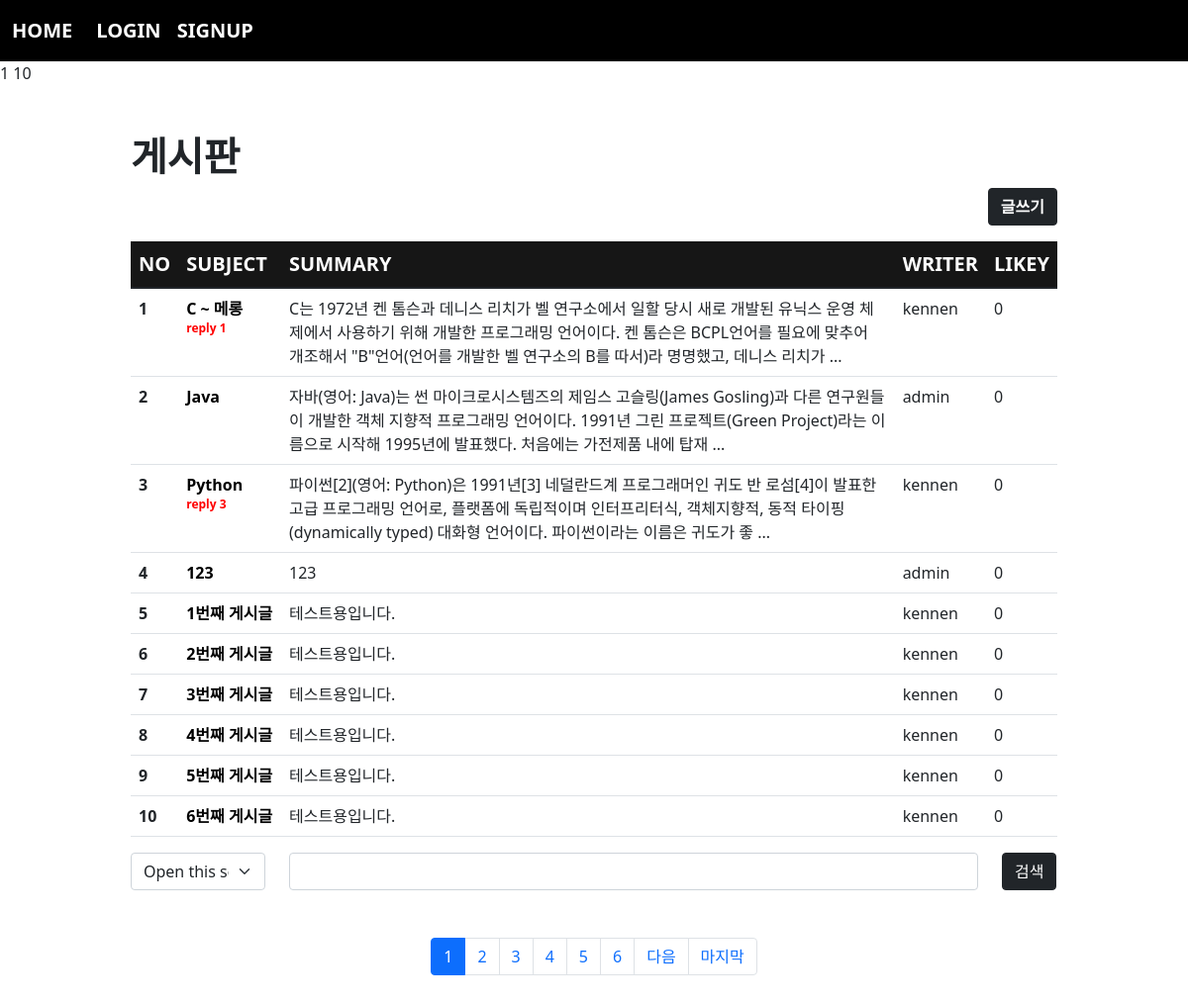
The app's page /board/index/ with its own data.
### board/models.py (models this page shows, shortened)
class Board(models.Model):
    subject = models.CharField(max_length=200)
    writer = models.ForeignKey(User, on_delete=models.CASCADE, related_name="writer")
    content = models.TextField()
    likey = models.ManyToManyField(User, blank=True, related_name="likey")
    pubdate = models.DateTimeField()
    def summary(self):
        if len(self.content) > 150:
            return f"{self.content[:150]}    ..."
        return self.content

### acc/models.py (models this page shows, shortened)
class User(AbstractUser):
    comment = models.TextField()
    age = models.IntegerField(default=0)
    point = models.IntegerField(default=0)
    pic = models.ImageField(upload_to="acc/%y/%m")

### board/views.py (the view)
# urls.py: path('index/', views.index, name="index"),
def index(request):
    pg = request.GET.get("page", 1)
    b = Board.objects.all()
    pag = Paginator(b,10)
    obj = pag.get_page(pg)
    context = {
        "blist" : obj
    }
    return render(request, "board/index.html", context)

### template/board/index.html (shortened to what this page needs)
{% extends 'base.html' %}
{% block con %}
    {{ blist.start_index }}
    {{ blist.end_index }}
    <div class="container mt-5 mb-5" style="width: 80%;">
        <h1><b>게시판</b></h1>
        <div class="text-end">
            <a href="{% url 'board:create' %}" class="btn btn-dark" style="font-weight: bold;">글쓰기</a>
        </div>
        <table class="table table-hover mt-3">
            <thead style="background-color: rgba(0, 0, 0, 0.913); color:white; font-weight: bold; font-size: 20px;">
                <tr>
                    <th scope="col">NO</th>
                    <th scope="col">SUBJECT</th>
                    <th scope="col">SUMMARY</th>
                    <th scope="col">WRITER</th>
                    <th scope="col">LIKEY</th>
                </tr>
            </thead>
            <tbody>
                {% if blist %}
                    {% for i in blist %}
                        <tr>
                            <th scope="row">{{ blist.start_index|add:forloop.counter0 }}</th>
                            <td><a class="det" href="{% url 'board:detail' i.id %}">{{ i.subject }}</a>
                                {% if i.reply_set.count %}
                                    <sup style="color:red; font-weight:bold">reply {{i.reply_set.count}}</sup>
                                {%endif%}
                            </td>
                            <td>{{ i.summary }}</td>
                            <td>{{ i.writer }}</td>
                            <td>0</td>
                        </tr>
                    {% endfor %}
                {% else %}
                    <tr>
                        <th colspan="5">첫번째 게시글을 작성해주세요!</th>
                    </tr>
                {% endif %}
            </tbody>
        </table>
        <div class="row">
            <div class="col-lg-2">
                <select class="form-select" aria-label="Default select example">
                    <option selected>Open this select menu</option>
                  </select>
            </div>
            <div class="col-lg-9">
                <input type="text" class="form-control" >
            </div>
            <div class="col-lg-1">
                <button class="btn btn-dark">검색</button>
            </div>
        </div>
        <nav aria-label="Page navigation example" class="mt-5">
            <ul class="pagination justify-content-center">
                {% for i in blist.paginator.page_range %}
                    {% if blist.number|add:5 >= i and blist.number|add:-5 <= i %}
                        <li class="page-item {% if blist.number == i %}active{% endif %}"><a class="page-link" href="{% url 'board:index' %}?page={{i}}">{{i}}</a></li>
                    {% endif %}
                {% endfor %}
                {% if blist.has_next %}
                    <li class="page-item">
                        <a class="page-link" href="{% url 'board:index' %}?page={{blist.next_page_number}}">다음</a>
                    </li>
                    <li class="page-item">
                        <a class="page-link" href="{% url 'board:index' %}?page={{blist.paginator.num_pages}}">마지막</a>
                    </li>
                {% endif %}
            </ul>
        </nav>
    </div>
{% endblock %}

### template/base.html (shortened to what this page needs)
<!doctype html>
<html lang="en">
    <head>
        <link href="https://cdn.jsdelivr.net/npm/bootstrap@5.1.3/dist/css/bootstrap.min.css" rel="stylesheet">
    </head>
    <body>
        {% if user.is_authenticated %}
            <nav class="navbar navbar-expand-lg navbar-dark" style="background-color: rgb(0, 0, 0); font-size: 20px; font-weight: bold;">
                <div class="container-fluid">
                    <a class="navbar-brand" href="{% url 'acc:index' %}">HOME</a>
                    <button class="navbar-toggler" type="button" data-bs-toggle="collapse" data-bs-target="#navbarSupportedContent" aria-controls="navbarSupportedContent" aria-expanded="false" aria-label="Toggle navigation">
                        <span class="navbar-toggler-icon"></span>
                    </button>
                    <div class="collapse navbar-collapse" id="navbarSupportedContent">
                        <ul class="navbar-nav me-auto mb-2 mb-lg-0">
                            <li class="nav-item">
                                <a class="nav-link active" aria-current="page" href="{% url 'board:index' %}">BOARD</a>
                            </li>
                            <li class="nav-item dropdown">
                                <a class="nav-link dropdown-toggle" href="#" id="navbarDropdown" role="button" data-bs-toggle="dropdown" aria-expanded="false">
                                    {{ user.username }}
                                </a>
                                <ul class="dropdown-menu" aria-labelledby="navbarDropdown">
                                    <li><a class="dropdown-item" href="{% url 'acc:profile' %}">프로필보기</a></li>
                                    <li><hr class="dropdown-divider"></li>
                                    <li><a class="dropdown-item" href="{% url 'acc:logout' %}">로그아웃</a></li>
                                </ul>
                            </li>
                        </ul>
                    </div>
                </div>
            </nav>
        {% else %}
            <nav class="navbar navbar-expand-lg navbar-dark" style="background-color: rgb(0, 0, 0); font-size: 20px; font-weight: bold;">
                <div class="container-fluid">
                    <a class="navbar-brand" href="{% url 'acc:index' %}">HOME</a>
                    <div class="collapse navbar-collapse" id="navbarSupportedContent">
                        <ul class="navbar-nav me-auto mb-2 mb-lg-0">
                            <li class="nav-item">
                                <a class="nav-link active" aria-current="page" href="{% url 'acc:login' %}">LOGIN</a>
                            </li>
                            <li class="nav-item">
                                <a class="nav-link active" aria-current="page" href="{% url 'acc:signup' %}">SIGNUP</a>
                            </li>
                        </ul>
                    </div>
                </div>
            </nav>
        {% endif %}
        {% block con %}
        {% endblock %}
    </body>
</html>

### template/board/index.html (style rules this page uses)
a.det { text-decoration: none; color:black; font-weight: bold; }

### records on screen
Board: start_index|add "1", subject "C ~ 메롱", reply_set.count "1", summary "C는 1972년 켄 톰슨과 데니스 리치가 벨 연구소에서 일할 당시 새로 개발된 유닉스 운영 체제에서 사용하기 위해 개발한 프로그래밍 언어이다. 켄 톰슨은 BCPL언어를 필요에 맞추어 개조해서 \"B\"언어(언어를 개발한 벨 연구소의 B를 따서)라 명명했고, 데니스 리치가 ...", writer "kennen"
Board: start_index|add "2", subject "Java", summary "자바(영어: Java)는 썬 마이크로시스템즈의 제임스 고슬링(James Gosling)과 다른 연구원들이 개발한 객체 지향적 프로그래밍 언어이다. 1991년 그린 프로젝트(Green Project)라는 이름으로 시작해 1995년에 발표했다. 처음에는 가전제품 내에 탑재 ...", writer "admin"
Board: start_index|add "3", subject "Python", reply_set.count "3", summary "파이썬[2](영어: Python)은 1991년[3] 네덜란드계 프로그래머인 귀도 반 로섬[4]이 발표한 고급 프로그래밍 언어로, 플랫폼에 독립적이며 인터프리터식, 객체지향적, 동적 타이핑(dynamically typed) 대화형 언어이다. 파이썬이라는 이름은 귀도가 좋 ...", writer "kennen"
Board: start_index|add "4", subject "123", summary "123", writer "admin"
Board: start_index|add "5", subject "1번째 게시글", summary "테스트용입니다.", writer "kennen"
Board: start_index|add "6", subject "2번째 게시글", summary "테스트용입니다.", writer "kennen"
Board: start_index|add "7", subject "3번째 게시글", summary "테스트용입니다.", writer "kennen"
Board: start_index|add "8", subject "4번째 게시글", summary "테스트용입니다.", writer "kennen"
Board: start_index|add "9", subject "5번째 게시글", summary "테스트용입니다.", writer "kennen"
Board: start_index|add "10", subject "6번째 게시글", summary "테스트용입니다.", writer "kennen"

### other values on screen
{{ blist.start_index }} "1"
{{ blist.end_index }} "10"
{{ i }} "1" "2" "3" "4" "5" "6"
